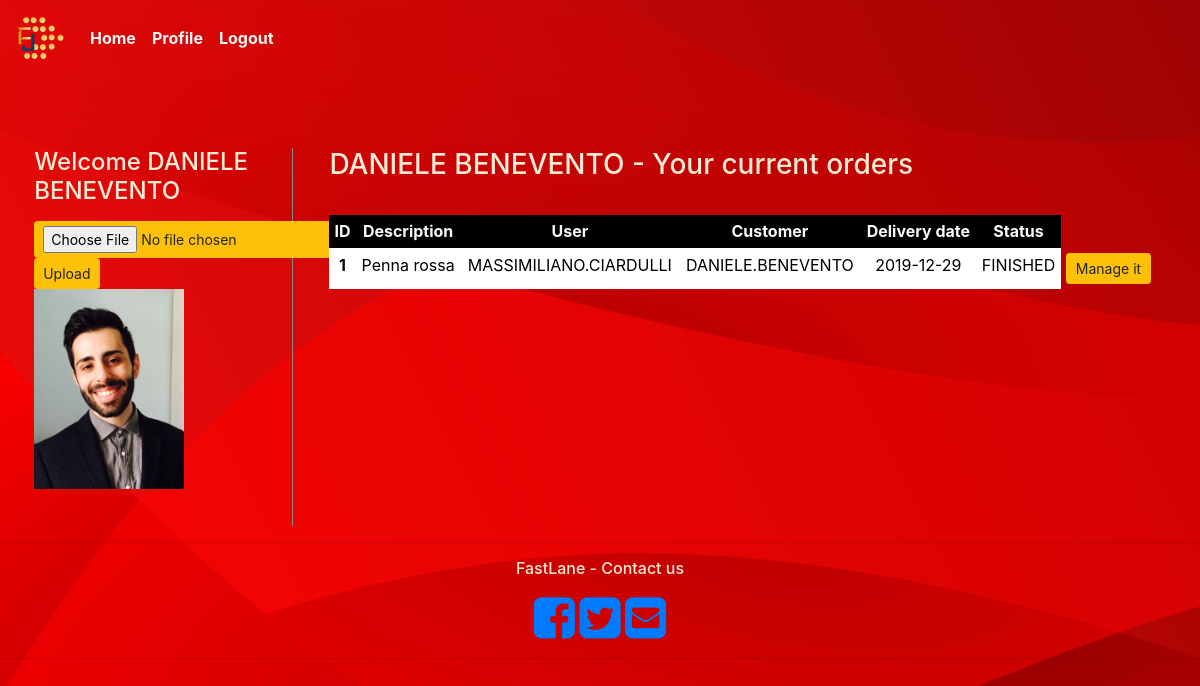
The page /order (signed in) on the database as committed earlier.
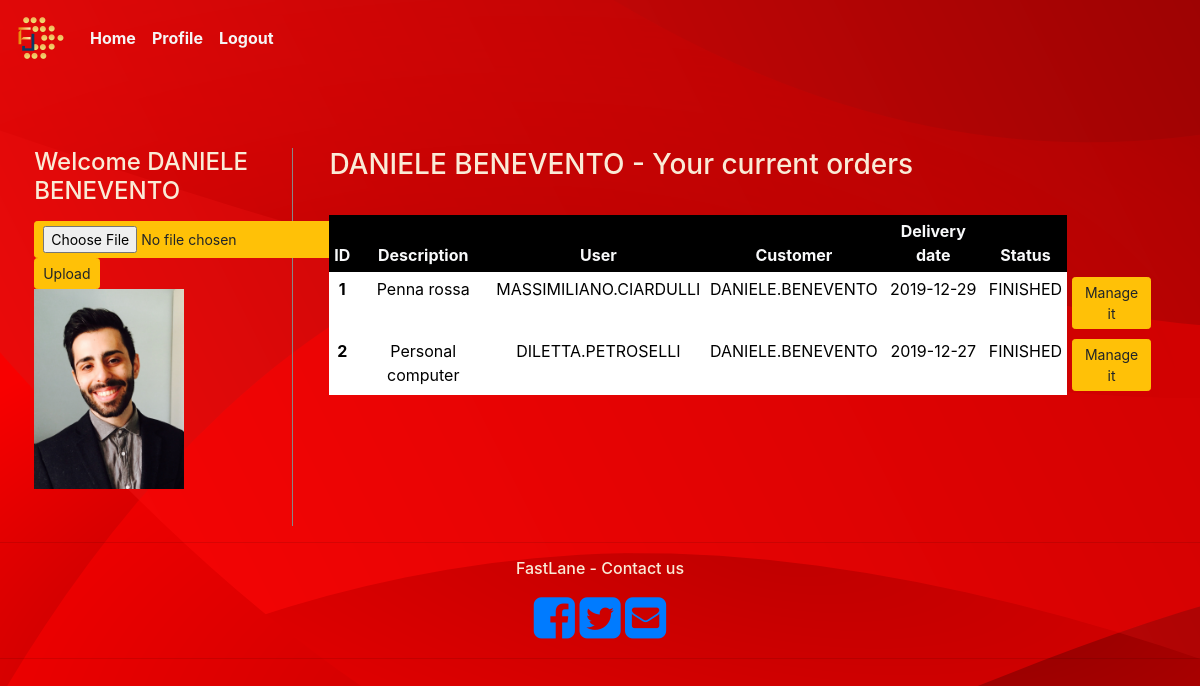
The same page on the database as committed later.
### models.py (models this page shows, shortened)
class Order(db.Model):
    __tablename__ = 'orders'
    order_id = db.Column(db.Integer, primary_key=True, autoincrement=True)
    order_description = db.Column(db.String(64), nullable=False)
    order_delivery_date = db.Column(db.Date, nullable=False, index=True)
    order_delivery_time = db.Column(db.Time, nullable=False, index=True)
    order_delivery_type = db.Column(db.String(64), index=True)
    order_delivery_company = db.Column(db.Integer, db.ForeignKey('company_delivery.id_company'))
    order_state = db.Column(db.String(64), nullable=False)
    order_private_customer = db.Column(db.Integer, db.ForeignKey('private_costumer.id'))
    order_company_customer = db.Column(db.Integer, db.ForeignKey('company_customer.id_company'))
    current_department = db.Column(db.String(64))
    user = db.Column(db.String(64), nullable=False)
    company = db.Column(db.String(64), nullable=False)
    date_insert = db.Column(db.DateTime, nullable=False)
    date_request = db.Column(db.DateTime, nullable=False)
    order_product_id = db.Column(db.Integer, db.ForeignKey('order_product.id'))

### app.py (the view)
@app.route('/order', methods=['POST', 'GET'])
def order():
    formNextStep = FormNextStep()
    if session['type'] == 'COMPANY':
        orders = Order.query.filter(or_(Order.user == session['id_user'],
                                        Order.user == session['username_user'],
                                        Order.order_company_customer == session['id_user'],
                                        Order.company == session['id_user'])).all()
        if formNextStep.is_submitted():
            return redirect('order')
    elif session['type'] == 'PRIVATE':
        orders = Order.query.filter_by(order_private_customer=session['username']).all()
    if not os.path.exists('static/' + str(session.get('id'))):
        os.makedirs('static/' + str(session.get('id')))
    file_url = os.listdir('static/' + str(session.get('id')))
    file_url = [str(session.get('id')) + "/" + file for file in file_url]
    formUpload = UploadForm()
    if formUpload.validate_on_submit():
        filename = photos.save(formUpload.file.data, name=str(session.get('id')) + '.jpg', folder=str(session.get('id')))
        file_url.append(filename)
    return render_template('order.html', orders=orders, formNextStep=formNextStep, formupload=formUpload, filelist=file_url)

### form.py
class FormNextStep(FlaskForm):
    submit = SubmitField('Next Step')

class UploadForm(FlaskForm):
    file = FileField('File', validators=[DataRequired()])
    upload = SubmitField('Upload')

### templates/order.html (shortened to what this page needs)
{% extends "layout.html" %}
{% block content %}
<div class="row">
    <div class="col-sm-3" style="padding-left: 4%; border-right: 1px inset #333; padding-bottom: 3%">
            {% if session.get('email') and session['type'] == 'COMPANY' and session.get('username_user') %}
                <h4 style=" padding-bottom: 3%">Welcome {{ session['name_employee'] }}</h4>
            {% elif session.get('email') and session['type'] == 'PRIVATE' %}
                <h4 style=" padding-bottom: 3%">Welcome {{ session['id_user'] }}</h4>
            {% endif %}
                    <form method="post" enctype="multipart/form-data" action="">
        {{ formupload.file(class="btn btn-sm btn-warning btn-block'") }}
        {{ formupload.upload(class="btn btn-sm btn-warning btn-block'") }}
    </form>
    {% for file in filelist %}
        <img src='{{ url_for("static",filename=file) }}' class="widthset heightset">
    {% endfor %}
    </div>
  <div class="col-sm-9" style="padding-right: 4%; padding-left: 3%">
        <h3 style="padding-bottom: 3%">{{ session.get('id_user') }} - Your current orders</h3>
    <form action="" method="post">
        <div class="table-sm">
        <table class="table table-borderless  text-center">
              <thead class="text-light" style="background-color: black">
                <tr>
                  <th scope="col">ID</th>
                  <th scope="col">Description</th>
                  <th scope="col">User</th>
                  <th scope="col">Customer</th>
                  <th scope="col">Delivery date</th>
                  <th scope="col">Status</th>
                </tr>
              </thead>
            <div>
            {% for order in orders %}
                <tr><th style="background-color:white; color: black;">{{ order.order_id }}</th>
                <td style="background-color:white; color: black;">{{ order.order_description }}</td>
                <td style="background-color:white; color: black;">{{ order.user }}</td>
                <td style="background-color:white; color: black;">{% if order.order_private_customer %}
                        {{ order.order_private_customer }}
                    {% elif order.order_company_customer %}
                        {{ order.order_company_customer }}
                    {% endif %}
                </td>
                <td style="background-color:white; color: black;">{{ order.order_delivery_date }}</td>
                <td style="background-color:white; color: black;">{{ order.order_state }}</td>
                {% if session['type'] == 'COMPANY' %}
                    <td style="background-color:transparent; color: white;"><a class="btn btn-sm btn-warning btn-block"  href="{{ url_for('order_management_menu',order_no=order.order_id) }}">Manage it</a></td>
                {% elif session['type'] == 'PRIVATE' %}
                    <td style="background-color:transparent; color: white;"><a class="btn btn-sm btn-warning btn-block"  href="{{ url_for('talk_with_the_customer',order_no=order.order_id) }}">Manage it</a></td>
                {% endif %}
                <td style="background-color:transparent; color: white;">
            {% endfor %}
        </table>
        </div>
    </form>
</div>
</div>
{% endblock %}

### templates/layout.html (shortened to what this page needs)
<!DOCTYPE html>
<html lang="en">
<head>
<link rel="stylesheet" href="https://cdnjs.cloudflare.com/ajax/libs/font-awesome/4.7.0/css/font-awesome.min.css">
    <link rel="stylesheet" href="https://cdnjs.cloudflare.com/ajax/libs/font-awesome/4.7.0/css/font-awesome.min.css">
    <link rel="stylesheet" href="https://maxcdn.bootstrapcdn.com/font-awesome/4.4.0/css/font-awesome.min.css">
     <link rel="stylesheet" href="../static/css/bootstrap.css">
    <link rel="stylesheet" href="../static/css/main.css">
</head>
<body style="padding-top:-20px">
<div class="container">
            <nav class="navbar navbar-expand-lg navbar-dark bg-dark">
                <a class="navbar-brand" href="home"><img src="/static/img/logo.png" width="50" height="50"></a>
              <div class="collapse navbar-collapse" id="navbarNavAltMarkup">
                <div class="navbar-nav">
                  <a class="nav-item nav-link" href="/home">Home</a>
                {% if session.get('email') and session['type'] == 'COMPANY' and not session.get('username_user') %}
                    <a class="nav-item nav-link" href="/login_company_employee">Login - {{ session['id_user'] }} member</a>
                    <a class="nav-item nav-link" href="/register_company_employee">Sign up - {{ session['id_user'] }} member</a>
                    <a class="nav-item nav-link" href="/logout">Logout</a>
                {% elif session.get('email') and session['type'] == 'PRIVATE' %}
                    <a class="nav-item nav-link" href="/order">Profile</a>
                    <a class="nav-item nav-link" href="/logout">Logout</a>
                    {% endif %}
                </div>
              </div>
            </nav>
    <br>
    <br>
    <br>
    {% block content %}
    {% endblock content %}
<div class="container">
    <hr>
        <div class="text-center center-block">
            <p class="txt-railway"><h6>FastLane - Contact us</h6></p>
                <a href="https://www.facebook.com/"><i id="social-fb" class="fa fa-facebook-square fa-3x social"></i></a>
	            <a href="https://twitter.com/login?lang=it"><i id="social-tw" class="fa fa-twitter-square fa-3x social"></i></a>
	            <a href="https://accounts.google.com/ServiceLogin/signinchooser?service=mail&passive=true&rm=false&continue=https%3A%2F%2Fmail.google.com%2Fmail%2F&ss=1&scc=1&ltmpl=default&ltmplcache=2&emr=1&osid=1&flowName=GlifWebSignIn&flowEntry=ServiceLogin"><i id="social-em" class="fa fa-envelope-square fa-3x social"></i></a>
</div>
    <hr>
</div>
</div>
</body>
</html>

### templates/order.html (style rules this page uses)
.widthset { max-width: 200px; }
.heightset { max-height: 200px; }

Rows that differ between the two databases and show on the page:
added Order: order_id "2", order_description "Personal computer", user "DILETTA.PETROSELLI", order_private_customer "DANIELE.BENEVENTO", order_delivery_date "2019-12-27", order_state "FINISHED"
